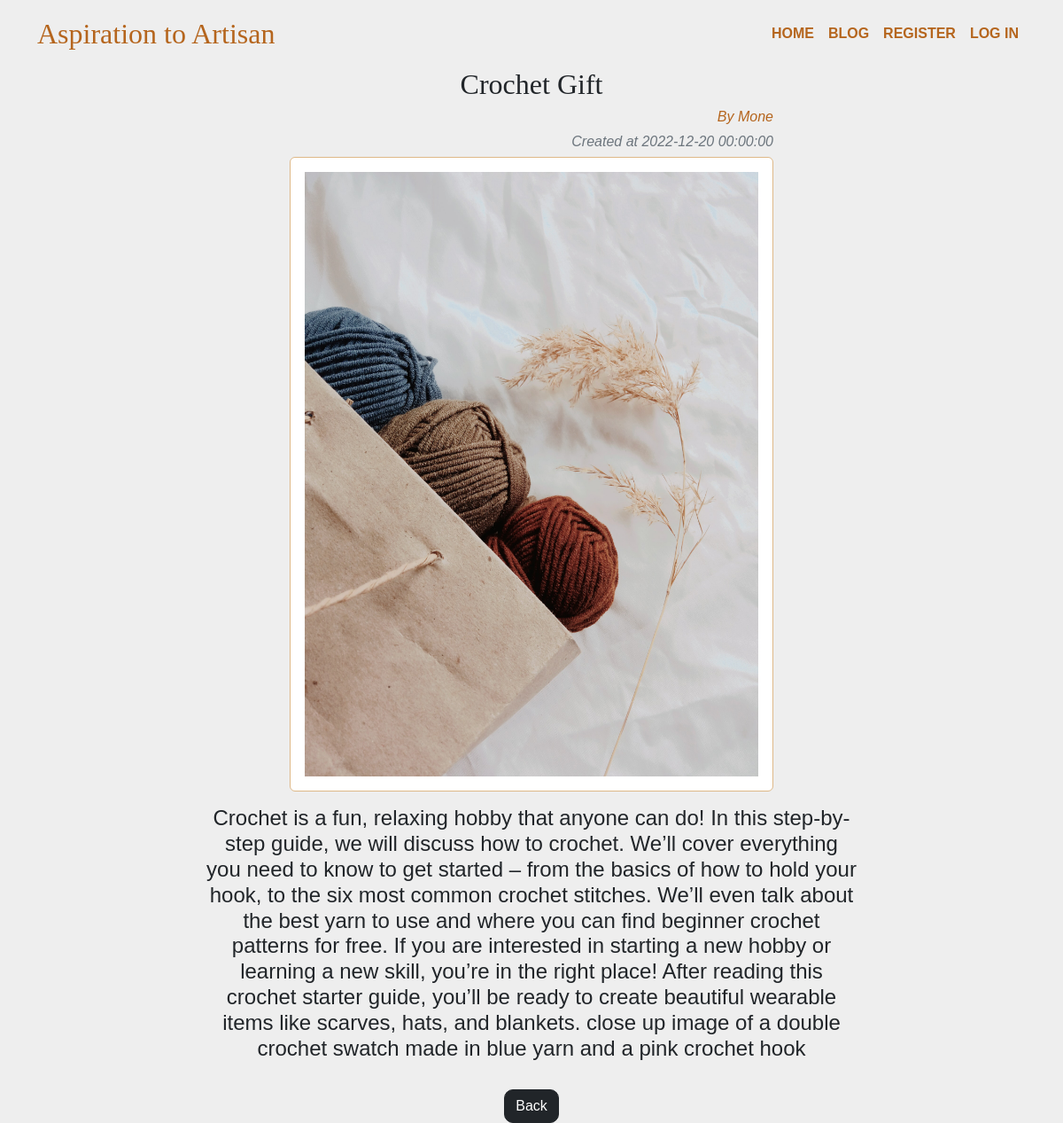
The app's page /blog/6 with its own data.
### Artisan/model.py (models this page shows)
class Cards(db.Model,UserMixin):
    card_id = db.Column(db.Integer,primary_key=True)
    title = db.Column(db.String(255),nullable=False)
    content = db.Column(db.Text)
    author = db.Column(db.String(255),nullable=False)
    created_date = db.Column(db.DateTime,default=datetime.utcnow)
    image_url = db.Column(db.String(255), nullable=False)
    user_id = db.Column(db.Integer,db.ForeignKey('user.id'))

### Artisan/routes.py (the view)
@app.route('/blog/<int:id>')
def showPost(id):
    blogpost = Cards.query.get_or_404(id)
    return render_template('blogPost.html',blogpost=blogpost)

### Artisan/templates/blogPost.html (shortened to what this page needs)
{% extends "layout.html" %}
{% block main %}
    <div class="container text-center" >
    <h2 > {{blogpost.title}}  </h2>
    <div class="row justify-content-center gy-3">
        <div class="col-6 ">
            <h6 class="text-end fst-italic "> <span>By {{blogpost.author }}</span></h6>
            <h6 class="text-end fst-italic text-muted "> Created at {{blogpost.created_date }}</h6>
            <img src="{{blogpost.image_url}}" class="img-fluid img-thumbnail p-3 rounded" style=" border-color:burlywood;">
        </div>
        <div class="col-sm-8 ">
        <h4>
            {{ blogpost.content }}
        </h4>
        </div>
    </div>
    <a href="{{url_for('blog')}}" class="btn mt-4 btnalign btn-dark me-0">Back</a>
</div>
{% endblock %}

### Artisan/static/styles.css (style rules this page uses)
html,body { height: 100%; background-color: #eeeeee; margin:0; padding:0; font-family:Calibre,Sans-Serif; }
h2 { font-family: Georgia, serif; font-weight:200px; }
span { color:#b5651d; }
.btnalign { margin-top: auto; border-radius: 10px; }
a { text-decoration: none; }

### records on screen
Cards: title "Crochet Gift", author "Mone", created_date "2022-12-20 00:00:00", image_url (picture), content "Crochet is a fun, relaxing hobby that anyone can do! In this step-by-step guide, we will discuss how to crochet. We’ll cover everything you need to know to get started – from the basics of how to hold your hook, to the six most common crochet stitches. We’ll even talk about the best yarn to use and where you can find beginner crochet patterns for free. If you are interested in starting a new hobby or learning a new skill, you’re in the right place! After reading this crochet starter guide, you’ll be ready to create beautiful wearable items like scarves, hats, and blankets. close up image of a double crochet swatch made in blue yarn and a pink crochet hook"
